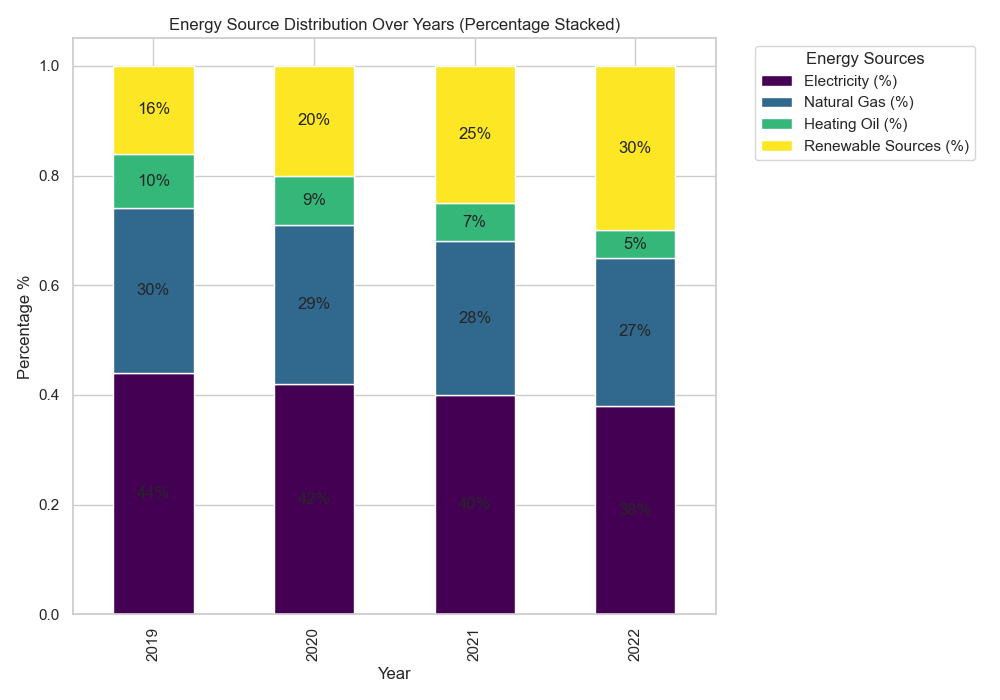

Reproduce this figure in Python.

import seaborn as sns
import matplotlib.pyplot as plt
import pandas as pd

# Create a dataframe from your chart data
data = [
    {'Year': 2019, 'Electricity (%)': 44, 'Natural Gas (%)': 30, 'Heating Oil (%)': 10, 'Renewable Sources (%)': 16},
    {'Year': 2020, 'Electricity (%)': 42, 'Natural Gas (%)': 29, 'Heating Oil (%)': 9, 'Renewable Sources (%)': 20},
    {'Year': 2021, 'Electricity (%)': 40, 'Natural Gas (%)': 28, 'Heating Oil (%)': 7, 'Renewable Sources (%)': 25},
    {'Year': 2022, 'Electricity (%)': 38, 'Natural Gas (%)': 27, 'Heating Oil (%)': 5, 'Renewable Sources (%)': 30}
]
df = pd.DataFrame(data)
df.set_index('Year', inplace=True)

# Convert the dataframe to a 100% stacked format
df_percent = df.div(df.sum(axis=1), axis=0)

# Plot the 100% stacked bar chart
ax = df_percent.plot(kind='bar', stacked=True, colormap='viridis', figsize=(10, 7))

# Customizing the plot to make it more informative
plt.title('Energy Source Distribution Over Years (Percentage Stacked)')
plt.xlabel('Year')
plt.ylabel('Percentage %')

# Annotate the percentages on top of the bars
for p in ax.patches:
    width = p.get_width()
    height = p.get_height()
    x, y = p.get_xy() 
    if height > 0:
        ax.text(x+width/2, 
                y+height/2, 
                '{:.0%}'.format(height), 
                horizontalalignment='center', 
                verticalalignment='center')

# Adjust legend
plt.legend(title='Energy Sources', bbox_to_anchor=(1.05, 1), loc='upper left')

# Show the plot
plt.tight_layout()
plt.show()
